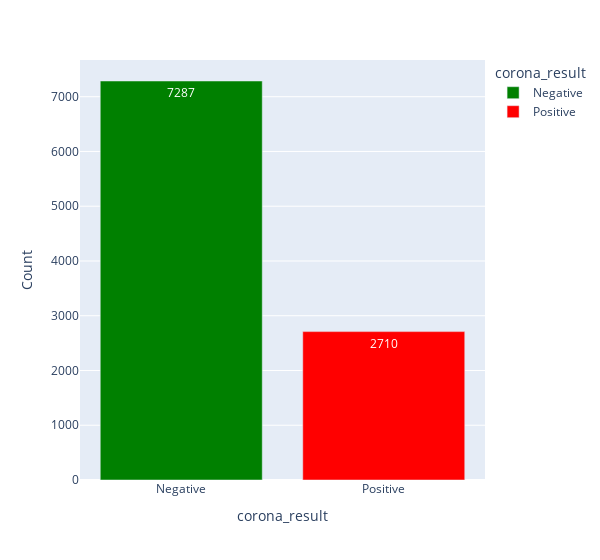

Notebook code for this chart:
### Code cell
# Data Analysis

import plotly.express as px
import matplotlib.pyplot as plt
import seaborn as sns

df = pd.DataFrame()
df['corona_result'] = ['Positive', 'Negative']
df['Count'] = [len(data[data['corona_result'] == 'Positive']), len(data[data['corona_result'] == 'Negative'])]
df = df.sort_values(by = ['Count'], ascending = False)

fig = px.bar(df, x = 'corona_result', y = 'Count', 
             color = "corona_result", text_auto='', width = 600, 
             color_discrete_sequence = ["green", "red"])

fig.show()

### Figure 1 — Plotly figure (JSON) as saved in the notebook; plotly's stock layout.template omitted (floating-point values rounded to 4 significant figures)
{"data": [{"alignmentgroup": "True", "hovertemplate": "corona_result=%{x}<br>Count=%{y}<extra></extra>", "legendgroup": "Negative", "marker": {"color": "green", "pattern": {"shape": ""}}, "name": "Negative", "offsetgroup": "Negative", "orientation": "v", "showlegend": true, "textposition": "auto", "texttemplate": "%{y:}", "type": "bar", "x": ["Negative"], "xaxis": "x", "y": [7287], "yaxis": "y"}, {"alignmentgroup": "True", "hovertemplate": "corona_result=%{x}<br>Count=%{y}<extra></extra>", "legendgroup": "Positive", "marker": {"color": "red", "pattern": {"shape": ""}}, "name": "Positive", "offsetgroup": "Positive", "orientation": "v", "showlegend": true, "textposition": "auto", "texttemplate": "%{y:}", "type": "bar", "x": ["Positive"], "xaxis": "x", "y": [2710], "yaxis": "y"}], "layout": {"barmode": "relative", "legend": {"title": {"text": "corona_result"}, "tracegroupgap": 0}, "margin": {"t": 60}, "width": 600, "xaxis": {"anchor": "y", "categoryarray": ["Negative", "Positive"], "categoryorder": "array", "domain": [0, 1], "title": {"text": "corona_result"}}, "yaxis": {"anchor": "x", "domain": [0, 1], "title": {"text": "Count"}}}}
